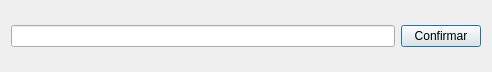
<?xml version="1.0" encoding="UTF-8"?>
<ui version="4.0">
 <class>openStreamingDialog</class>
 <widget class="QDialog" name="openStreamingDialog">
  <property name="geometry">
   <rect>
    <x>0</x>
    <y>0</y>
    <width>492</width>
    <height>72</height>
   </rect>
  </property>
  <property name="windowTitle">
   <string>Dialog</string>
  </property>
  <layout class="QGridLayout" name="gridLayout_2">
   <item row="0" column="0">
    <layout class="QGridLayout" name="gridLayout">
     <item row="0" column="0">
      <widget class="QLineEdit" name="txtURL"/>
     </item>
     <item row="0" column="1">
      <widget class="QPushButton" name="btnConfirmarURL">
       <property name="text">
        <string>Confirmar</string>
       </property>
      </widget>
     </item>
    </layout>
   </item>
  </layout>
 </widget>
 <resources/>
 <connections>
  <connection>
   <sender>btnConfirmarURL</sender>
   <signal>pressed()</signal>
   <receiver>openStreamingDialog</receiver>
   <slot>close()</slot>
   <hints>
    <hint type="sourcelabel">
     <x>444</x>
     <y>35</y>
    </hint>
    <hint type="destinationlabel">
     <x>245</x>
     <y>35</y>
    </hint>
   </hints>
  </connection>
 </connections>
</ui>
